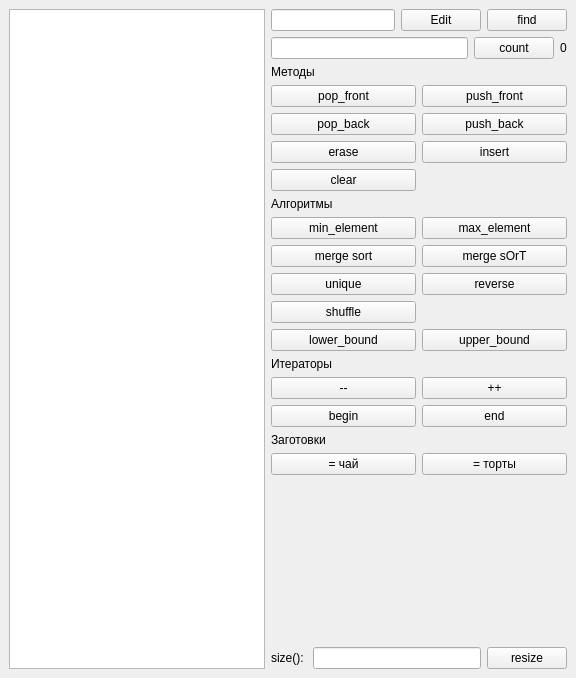
<?xml version="1.0" encoding="UTF-8"?>
<ui version="4.0">
 <class>MainWindow</class>
 <widget class="QMainWindow" name="MainWindow">
  <property name="geometry">
   <rect>
    <x>0</x>
    <y>0</y>
    <width>576</width>
    <height>678</height>
   </rect>
  </property>
  <property name="windowTitle">
   <string>std::vector demo</string>
  </property>
  <widget class="QWidget" name="centralwidget">
   <layout class="QHBoxLayout" name="horizontalLayout_2">
    <item>
     <widget class="QListWidget" name="list_widget">
      <property name="sizePolicy">
       <sizepolicy hsizetype="Preferred" vsizetype="Preferred">
        <horstretch>0</horstretch>
        <verstretch>0</verstretch>
       </sizepolicy>
      </property>
     </widget>
    </item>
    <item>
     <layout class="QVBoxLayout" name="verticalLayout">
      <item>
       <layout class="QGridLayout" name="gl_edit">
        <item row="1" column="0">
         <widget class="QLineEdit" name="txt_elem_content"/>
        </item>
        <item row="1" column="1">
         <widget class="QPushButton" name="btn_edit">
          <property name="text">
           <string>Edit</string>
          </property>
         </widget>
        </item>
        <item row="1" column="2">
         <widget class="QPushButton" name="btn_find">
          <property name="text">
           <string>find</string>
          </property>
         </widget>
        </item>
       </layout>
      </item>
      <item>
       <layout class="QGridLayout" name="gl_count">
        <item row="1" column="1">
         <widget class="QPushButton" name="btn_count">
          <property name="text">
           <string>count</string>
          </property>
         </widget>
        </item>
        <item row="1" column="0">
         <widget class="QLineEdit" name="le_count"/>
        </item>
        <item row="1" column="2">
         <widget class="QLabel" name="lbl_count">
          <property name="text">
           <string>0</string>
          </property>
         </widget>
        </item>
       </layout>
      </item>
      <item>
       <layout class="QGridLayout" name="gl_method">
        <item row="3" column="1">
         <widget class="QPushButton" name="btn_insert">
          <property name="text">
           <string>insert</string>
          </property>
         </widget>
        </item>
        <item row="2" column="1">
         <widget class="QPushButton" name="btn_push_back">
          <property name="text">
           <string>push_back</string>
          </property>
         </widget>
        </item>
        <item row="3" column="0">
         <widget class="QPushButton" name="btn_erase">
          <property name="text">
           <string>erase</string>
          </property>
         </widget>
        </item>
        <item row="2" column="0">
         <widget class="QPushButton" name="btn_pop_back">
          <property name="text">
           <string>pop_back</string>
          </property>
         </widget>
        </item>
        <item row="4" column="0">
         <widget class="QPushButton" name="btn_clear">
          <property name="text">
           <string>clear</string>
          </property>
         </widget>
        </item>
        <item row="0" column="0">
         <widget class="QLabel" name="lbl_txt_method">
          <property name="text">
           <string>Методы</string>
          </property>
         </widget>
        </item>
        <item row="1" column="0">
         <widget class="QPushButton" name="btn_pop_front">
          <property name="text">
           <string>pop_front</string>
          </property>
         </widget>
        </item>
        <item row="1" column="1">
         <widget class="QPushButton" name="btn_push_front">
          <property name="text">
           <string>push_front</string>
          </property>
         </widget>
        </item>
       </layout>
      </item>
      <item>
       <layout class="QGridLayout" name="gl_algorithm">
        <item row="2" column="0">
         <widget class="QPushButton" name="btn_sort">
          <property name="text">
           <string>merge sort</string>
          </property>
         </widget>
        </item>
        <item row="3" column="1">
         <widget class="QPushButton" name="btn_reverse">
          <property name="text">
           <string>reverse</string>
          </property>
         </widget>
        </item>
        <item row="1" column="0">
         <widget class="QPushButton" name="btn_min_el">
          <property name="font">
           <font>
            <family>.AppleSystemUIFont</family>
           </font>
          </property>
          <property name="text">
           <string>min_element</string>
          </property>
         </widget>
        </item>
        <item row="1" column="1">
         <widget class="QPushButton" name="btn_max_el">
          <property name="text">
           <string>max_element</string>
          </property>
         </widget>
        </item>
        <item row="2" column="1">
         <widget class="QPushButton" name="btn_sOrT">
          <property name="text">
           <string>merge sOrT</string>
          </property>
         </widget>
        </item>
        <item row="4" column="0">
         <widget class="QPushButton" name="btn_shuffle">
          <property name="text">
           <string>shuffle</string>
          </property>
         </widget>
        </item>
        <item row="3" column="0">
         <widget class="QPushButton" name="btn_unique">
          <property name="text">
           <string>unique</string>
          </property>
         </widget>
        </item>
        <item row="0" column="0">
         <widget class="QLabel" name="lbl_txt_algoritm">
          <property name="text">
           <string>Алгоритмы</string>
          </property>
         </widget>
        </item>
        <item row="5" column="0">
         <widget class="QPushButton" name="btn_lower_bound">
          <property name="text">
           <string>lower_bound</string>
          </property>
         </widget>
        </item>
        <item row="5" column="1">
         <widget class="QPushButton" name="btn_upper_bound">
          <property name="text">
           <string>upper_bound</string>
          </property>
         </widget>
        </item>
       </layout>
      </item>
      <item>
       <layout class="QGridLayout" name="gl_iterator">
        <item row="1" column="0">
         <widget class="QPushButton" name="btn_dec_iterator">
          <property name="text">
           <string>--</string>
          </property>
         </widget>
        </item>
        <item row="1" column="1">
         <widget class="QPushButton" name="btn_inc_iterator">
          <property name="text">
           <string>++</string>
          </property>
         </widget>
        </item>
        <item row="0" column="0">
         <widget class="QLabel" name="label">
          <property name="text">
           <string>Итераторы</string>
          </property>
         </widget>
        </item>
        <item row="2" column="0">
         <widget class="QPushButton" name="btn_begin">
          <property name="text">
           <string>begin</string>
          </property>
         </widget>
        </item>
        <item row="2" column="1">
         <widget class="QPushButton" name="btn_end">
          <property name="text">
           <string>end</string>
          </property>
         </widget>
        </item>
       </layout>
      </item>
      <item>
       <layout class="QGridLayout" name="gl_presets" columnstretch="0,0">
        <item row="0" column="0">
         <widget class="QLabel" name="lbl_txt_blanks">
          <property name="text">
           <string>Заготовки</string>
          </property>
         </widget>
        </item>
        <item row="1" column="0">
         <widget class="QPushButton" name="btn_tea">
          <property name="text">
           <string>= чай</string>
          </property>
         </widget>
        </item>
        <item row="1" column="1">
         <widget class="QPushButton" name="btn_cakes">
          <property name="text">
           <string>= торты</string>
          </property>
         </widget>
        </item>
       </layout>
      </item>
      <item>
       <spacer name="verticalSpacer">
        <property name="orientation">
         <enum>Qt::Orientation::Vertical</enum>
        </property>
        <property name="sizeHint" stdset="0">
         <size>
          <width>20</width>
          <height>40</height>
         </size>
        </property>
       </spacer>
      </item>
      <item>
       <layout class="QGridLayout" name="gl_size">
        <item row="0" column="0">
         <widget class="QLabel" name="lbl_txt_size">
          <property name="text">
           <string>size(): </string>
          </property>
         </widget>
        </item>
        <item row="0" column="1">
         <widget class="QLineEdit" name="txt_size"/>
        </item>
        <item row="0" column="2">
         <widget class="QPushButton" name="btn_resize">
          <property name="text">
           <string>resize</string>
          </property>
         </widget>
        </item>
       </layout>
      </item>
     </layout>
    </item>
   </layout>
  </widget>
 </widget>
 <resources/>
 <connections/>
</ui>
